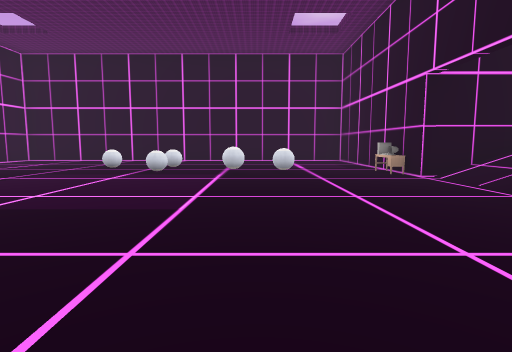
[1] (above)

16 first-person views from a walk through a 3-D level made in the Godot game engine. The camera is 1.3 m above the floor, tilts 6° down and sees 80° across. The floor is counted in squares, 2 m on a side. Each view is taken from the middle of a square. On the plan, view 1 faces up. The plan holds only what a view shows up to about 10 squares ahead; the rest is blank. The place goes on beyond the plan. Characters and animated objects are left out. Some surface patterns are stand-ins.

[2]
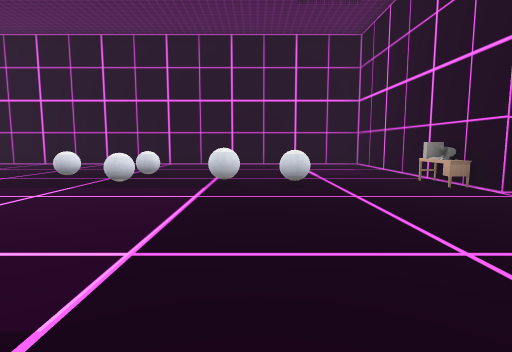

[3]
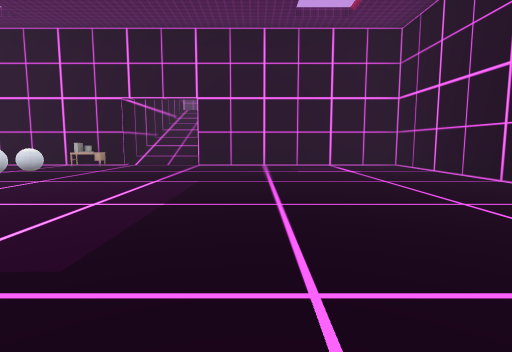

[4]
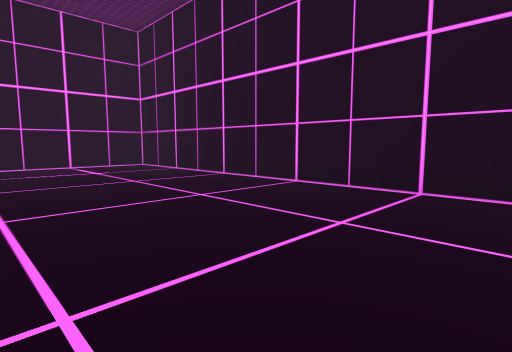

[5]
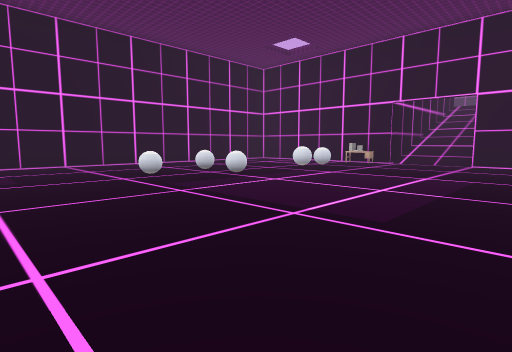

[6]
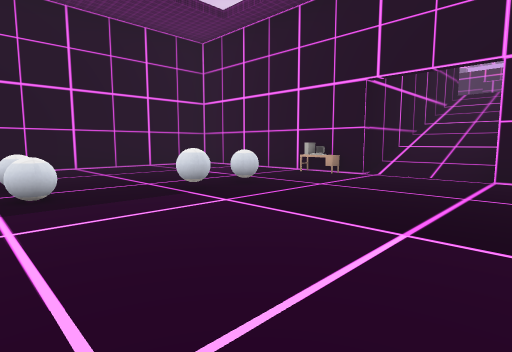

[7]
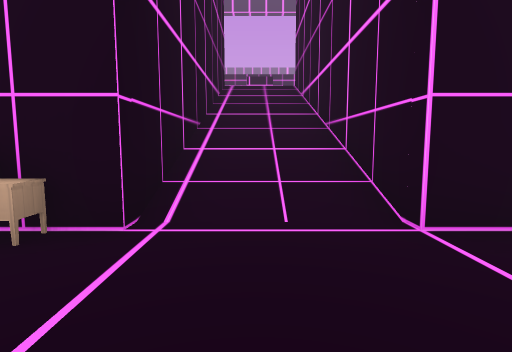

[8]
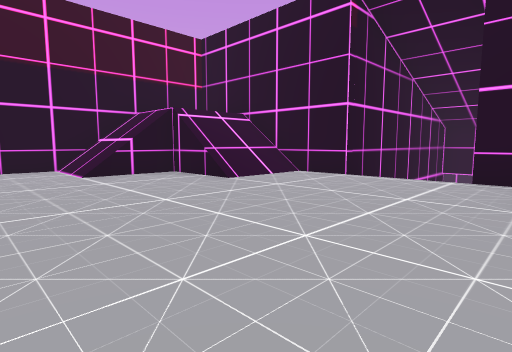

[9]
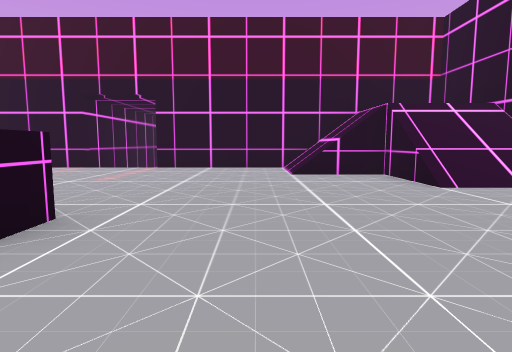

[10]
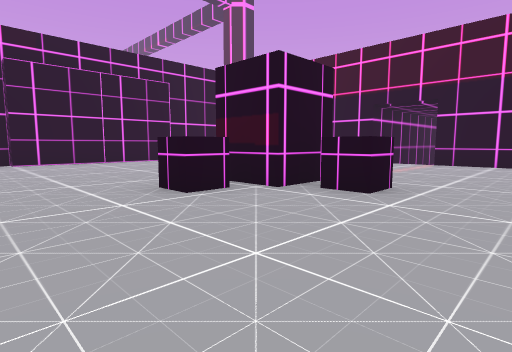

[11]
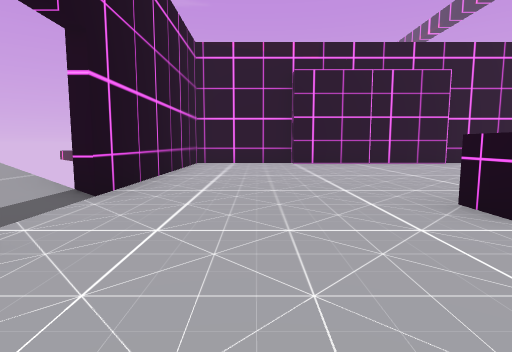

[12]
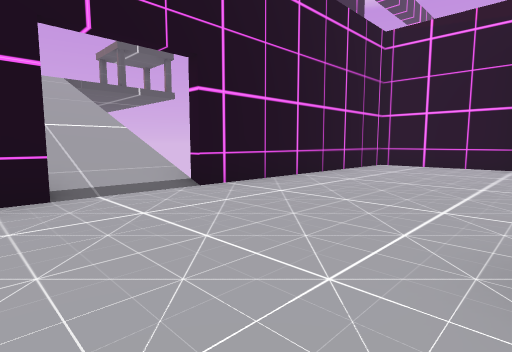

[13]
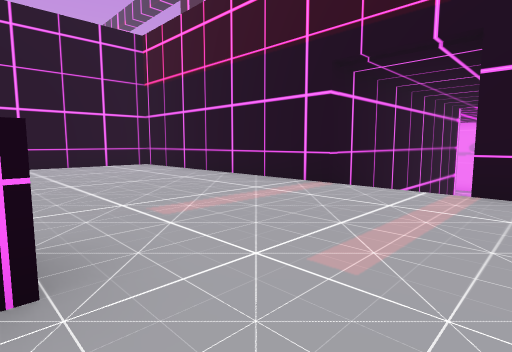

[14]
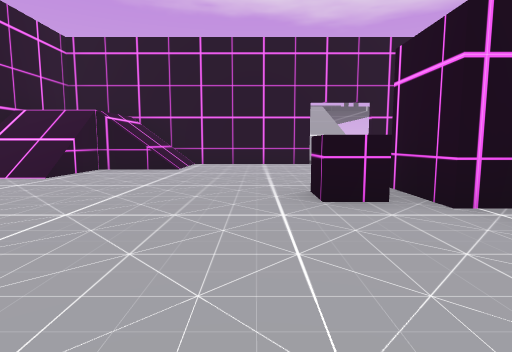

[15]
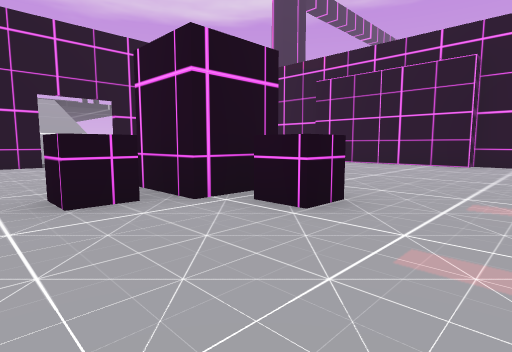

[16]
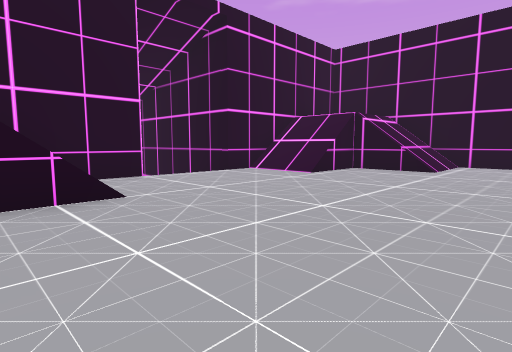

### Floor plan
Key: @ floor where view 1 was taken; # wall or solid block; . main floor; : floor 3 m higher than the main floor; - floor 5 m lower than the main floor; / step, stairs or slope; = window, fence, low wall or low ledge; ^ raised ledge; E desk; O other object.
Columns run from 7 left of view 1 to 28 right of it. Each row starts with its distance up from view 1.
 15                           //
 14                           //
 13                           //
 12 ############              //
 11 -----------#      ########//########
 10 -----------#      #:///............#
  9 -----=-----#      #:///............#
  8 ---=-------#      #//..............#
  7 -----=--=-E#      #//.............##
  6 ----------O########........^......#
  5 -----------////////......^## .....#
  4 -----------////////.......## .....#
  3 -----------########........^......##
  2 -----------#      #//..............#
  1  ----------#      #//..............#
  0  ------@---#      # ://............#
 -1  ----------#      # ://............#
 -2  ----------#      ########/ ########
 -3  ###########                #
 -4                             #
 -5                             #
 -6                             #
 -7                             #
 -8                             #

Where each view was taken, in squares from view 1:
view 1: 0 up, 0 right, facing up
view 2: 2 up, 0 right, facing up
view 3: 2 up, 6 left, facing right
view 4: 2 up, 6 left, facing down-right
view 5: 2 up, 7 left, facing up-right
view 6: 3 up, 3 left, facing up-right
view 7: 5 up, 1 right, facing right
view 8: 7 up, 17 right, facing down-left
view 9: 7 up, 16 right, facing down
view 10: 9 up, 16 right, facing down-right
view 11: 9 up, 17 right, facing right
view 12: 7 up, 18 right, facing up-right
view 13: 3 up, 18 right, facing down-right
view 14: 1 up, 17 right, facing up
view 15: 1 up, 17 right, facing up-right
view 16: 1 up, 17 right, facing up-left
